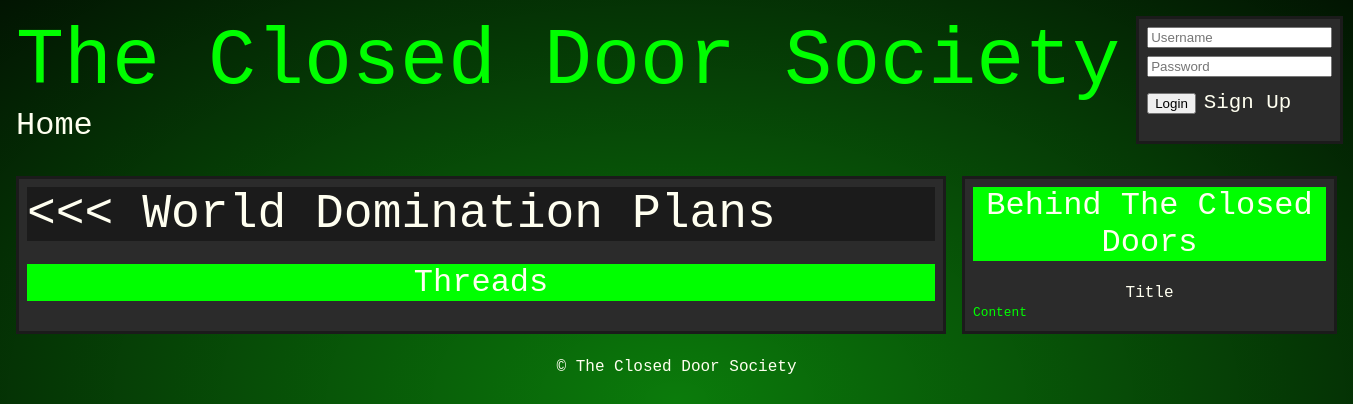
The app's page /forum.php?id=2 with its own data.
### tables this page shows
CREATE TABLE Forums(

	ID INT NOT NULL AUTO_INCREMENT,
	Parent INT,
	UpdateTime DATETIME NOT NULL,
	Name VARCHAR(256) NOT NULL,
	Description TEXT,
	
	PRIMARY KEY (ID),
	FOREIGN KEY (Parent) REFERENCES Forums(ID),
	INDEX (UpdateTime)
	
);

CREATE TABLE News(

	ID INT NOT NULL AUTO_INCREMENT,
	UpdateTime DATETIME NOT NULL,
	Title VARCHAR(56) NOT NULL,
	Content TEXT NOT NULL,
	Img BLOB NOT NULL,
	
	PRIMARY KEY (ID),
	INDEX (UpdateTime)
	
);

### database.php (the view, shortened to what this page needs)
<?php
include_once 'render.php';
$dbuser = 'root';
$dbpass = '';
$dbname = 'forum';
$db = new mysqli('localhost', $dbuser, $dbpass, $dbname);
$getNews = $db->prepare("SELECT * FROM News ORDER BY ID DESC LIMIT 1;");
$forumIDQuery = $db->prepare("SELECT * FROM Forums WHERE ID = ?");
function getForumByID($forumID)
{
	global $forumIDQuery;
	$forumIDQuery->bind_param("i", $forumID);
	$forumIDQuery->execute();
	$result = $forumIDQuery->get_result();
	if ($forum = $result->fetch_row()) {
		return $forum;
	} else {
		return null;
	}
}
function listThreads($forumID)
{
	echo "<h2>Threads</h2>";
}
function displayNews()
{
	global $getNews;
	$getNews->execute();
	$news = $getNews->get_result();
	echo "<h2>Behind The Closed Doors</h2>";
	echo '<br>';
	while ($newsRow = $news->fetch_row()) {
		$newsTitle = $newsRow[2];
		$newsContent = $newsRow[3];
		echo "<h3>$newsTitle</h3>";
		echo "<p>$newsContent</p>";
	}
}

### render.php
<?php
include_once 'database.php';
function displayThreadTitle($id)
{
    $forum = getForumByID($id);
    echo "<h2 id='titleText'><a id='titleText' href='" . $_SERVER['HTTP_REFERER'] . "'><<<   </a>" . $forum[3] . "</h2>";
    echo "<br>";
}
?>

### css/style.css (style rules this page uses)
:root { --color-dark-blue: #09486e; --color-light-blue: #56beff; --color-off-black: #1b1b1b; --color-off-white: #fffff0; --color-dark-gray: #2b2b2b; --color-light-gray: #c0c0c0; --color-green: #00ff00; --border-off-black: 0.2rem solid var(--color-off-black); color: var(--color-off-white); }
a { text-decoration: none; }
a:link { color: var(--color-off-white); }
h2 { color: var(--color-off-white); text-align: center; font-size: 2rem; background: var(--color-green); }
h3 { color: var(--color-off-white); text-align: center; font-size: 1rem; }
p { margin: 0.2rem 0rem; color: var(--color-green); font-size: 0.8rem; }
body { background-color: var(--color-dark-gray); background-image: radial-gradient(rgba(0, 150, 0, 0.75), black 120%); height: 100vh; font: 1.3rem Inconsolata, monospace; display: flex; flex-direction: column; }
#titleText { color: var(--color-off-white); text-align: left; font-size: 3rem; background: var(--color-off-black); }

### records on screen
forums: Name "World Domination Plans"
news: Title "Title", Content "Content"
